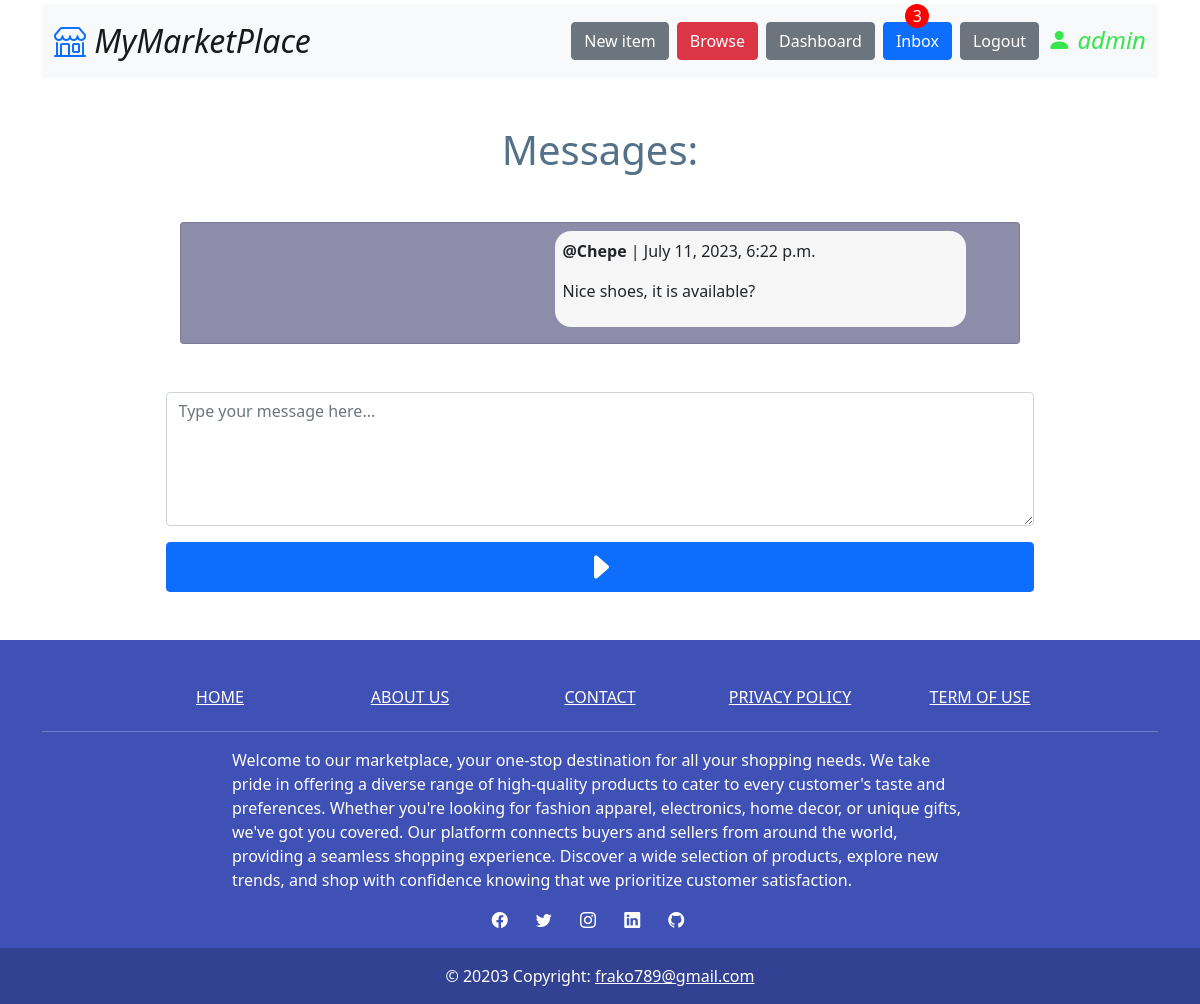
Before: /conversation/detail/6/ (signed in) with the older database file.
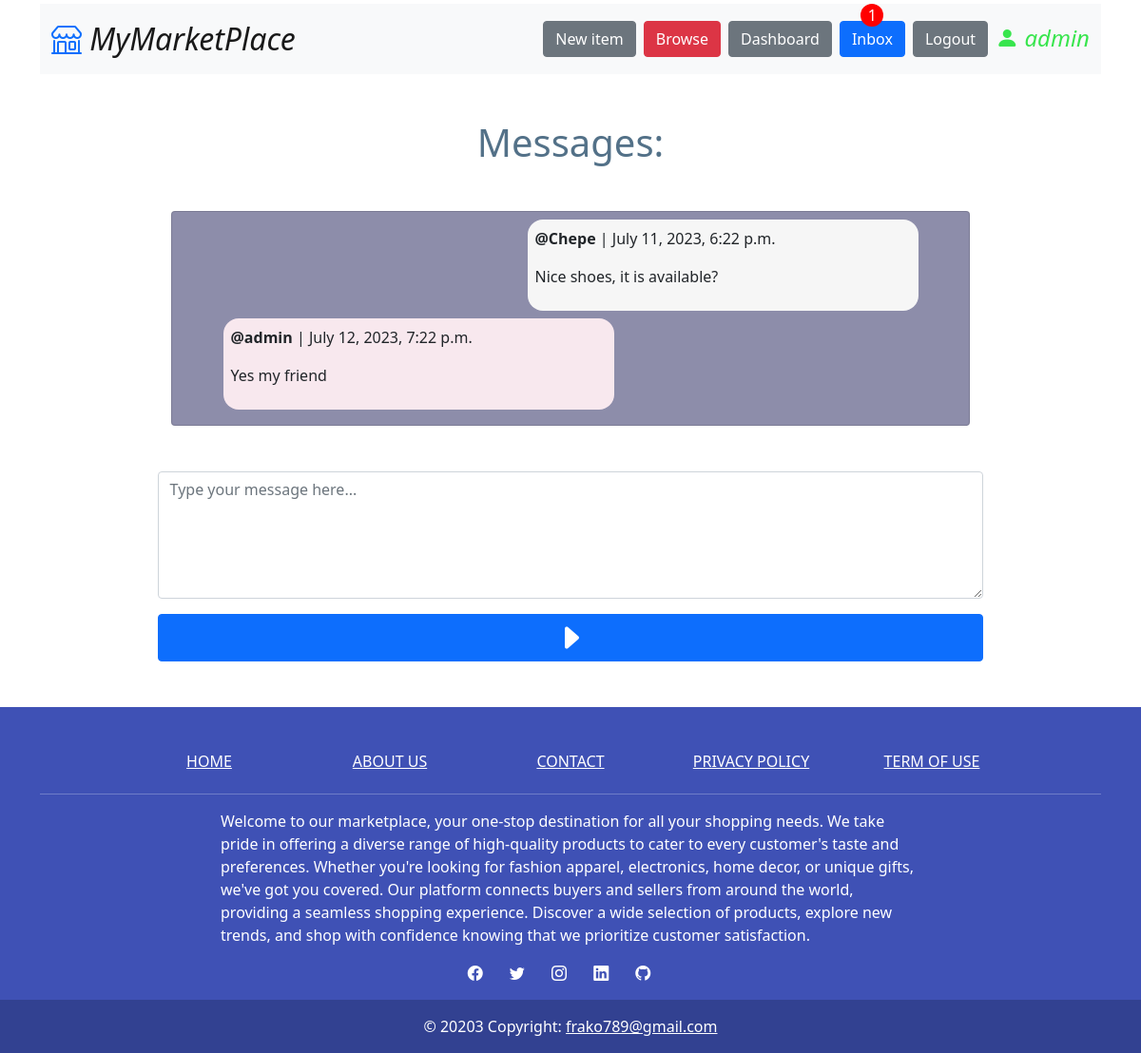
After: the same page with the newer database file.
### conversations/models.py (models this page shows)
class ConversationMessage(models.Model):
    conversation = models.ForeignKey(Conversation, related_name='messages', on_delete=models.CASCADE)
    sender = models.ForeignKey(User, on_delete=models.CASCADE)
    message = models.TextField()
    read = models.BooleanField(default=False)
    created_at = models.DateTimeField(auto_now_add=True)
    class Meta:
        verbose_name = ("ConversationMessage")
        verbose_name_plural = ("ConversationMessages")

### conversations/views.py (the view, shortened to what this page needs)
# urls.py: path('detail/<int:conversation_pk>/', detail, name='detail'),
@login_required(login_url="login")
def detail(request, conversation_pk):
    conversation = Conversation.objects.filter(members__in=[request.user]).get(pk=conversation_pk)
    messages = conversation.messages.all()
    form = ConversationMessageForm(request.POST or None)
    read_messages(request, messages)
    return render(
        request,
        "conversation/detail.html",
        {"conversation": conversation, "messages": messages, "form": form},
    )

### conversations/forms.py
class ConversationMessageForm(forms.ModelForm):
    class Meta:
        model = ConversationMessage
        fields = ("message",)

### conversations/views.py (called while the page is built)
def read_messages(request, messages):
    for message in messages:
        if message.sender != request.user:
            if not message.read:
                message.read = True
                message.save()

### core/processors.py (called while the page is built)
def get_messages(request):
    if request.user.is_authenticated:
        conversations = request.user.conversations.all()
        user = request.user
        filtered_messages = ConversationMessage.objects.filter(
            read=False, conversation__in=conversations
        ).exclude(sender=user)
        return {
            "num_messages": len(filtered_messages),
            "filtered_messages": filtered_messages,
        }
    return {"num_messages": 0, "filtered_messages": []}

### item/models.py (called while the page is built)
    def __str__(self):
        return self.name

### conversations/templates/conversation/detail.html (shortened to what this page needs)
{% extends 'core/base.html' %}
{% load crispy_forms_tags %}
{% block content %}
    <h1 class="text-center mt-5 fst-normal mb-5" style="color: #537188">Messages:</h1>
    <div class="parent-container card">
        {% for message in messages %}
            <div class="{% if message.sender == request.user %}owner{% else %}otheruser{% endif %}">
                <p><strong>@{{message.sender}}</strong> | {{message.created_at}}</p>
                <p>{{message.message}}</p>
            </div>
        {% endfor %}
    </div>
    <div class="container mt-5">
        <form action="" method="POST" class="container text-center" style="width:80%;">
            {{ form|crispy }}
            <button type="submit" class="btn btn-primary" style="width: 100%; padding:0;">
                <i class="bi bi-caret-right-fill" style="font-size: 2em;"></i>
            </button>
        </form>
    </div>
{% endblock %}

### core/templates/core/base.html (shortened to what the changed rows need)
<!DOCTYPE html>
<html lang="en">
<head>
    <link href="https://cdn.jsdelivr.net/npm/bootstrap@5.0.2/dist/css/bootstrap.min.css" rel="stylesheet">
    <link rel="stylesheet" href="https://cdn.jsdelivr.net/npm/bootstrap-icons@1.10.5/font/bootstrap-icons.css">
</head>
<body>
    <div class="container d-flex justify-content-center mt-1">
        <nav class="navbar navbar-expand-lg navbar-light bg-light" style="width: 100%;">
            <div class="container-fluid cont-nav">
                <div class="collapse navbar-collapse d-flex justify-content-end cont-ul" id="navbarNav">
                    <ul class="navbar-nav d-flex flex-wrap flex-sm-row flex-column gap-2">
                        {% if request.user.is_authenticated %}
                            <li class="nav-item">
                                <a class="{% if num_messages %}new-messages{% endif %} inbox btn btn-primary text" href="{% url 'conversation:inbox' %}">
                                    Inbox
                                    {% if num_messages %}
                                        <span class="circle-number new-messages">{{num_messages}}</span>
                                    {% endif %}
                                </a>
                            </li>
                        {% endif %}
                    </ul>
                </div>
            </div>
        </nav>
    </div>
    {% block content %}{% endblock content %}
</body>
</html>

Changed rows visible on the page:
added ConversationMessage: sender "admin", created_at "July 12, 2023, 7:22 p.m.", message "Yes my friend"
Other visible differences:
{{ num_messages }}: "3" → "1"
